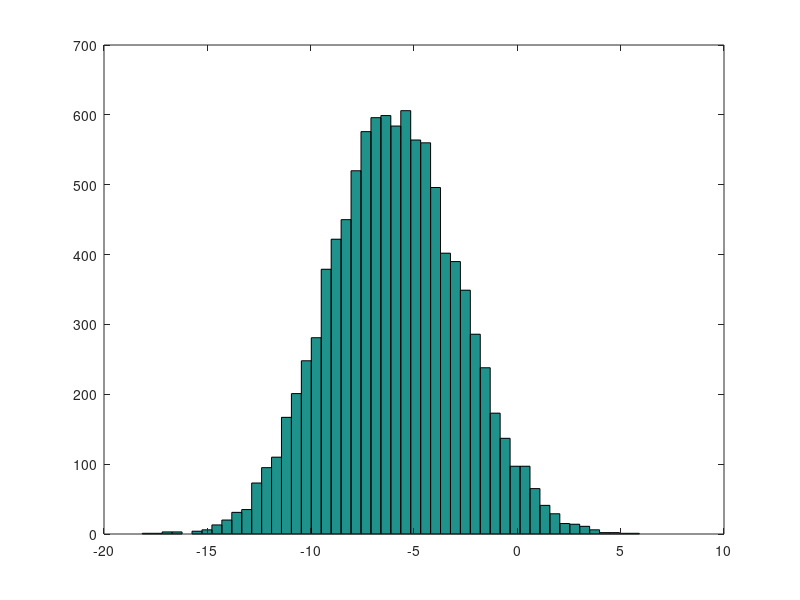

Reproduce this figure in MATLAB. (Note: this script raises an error after producing the figure.)
%Octave Tutorial : Week 2

%First video
PS1('>>  ');
1 == 2
1 && 0
1 ~= 2
1 || 0
a = 3
a =3;
b = 'hi';
a=pi;
a
disp(a)
disp(sprintf('2 decimals: %0.2f', a))
disp(sprintf('6 decimals: %0.6f', a))
format long
a
format short
a
A = [1 2; 3 4; 5 6]
v =[1 2 3]
v =[1; 2; 3]
v = 1:0.1:2
v = 1:6
ones(2,3)
2*ones(2,3)
w = zeros(1,3)
w = randn(3,3)
w = -6 + sqrt(10)*(randn(1,10000));
hist(w)
hist(w,50)
eye(4,4) %identity matrix
help eye

%Second video
A
size(A) %the answer is a matrix
size(size(A))
v  = [1:4]
length(v) %size of the longest dimension
length(A) %less intuitive in matrices
pwd
cd 'C:\Users\Benjamín\Desktop'
ls
cd 'C:\Users\Benjamín\Documents\MATLAB'
load featuresX.dat
load('featuresX.dat')
who %variables in the current scope
featuresX
size(featuresX)
whos %detailed view of who
clear featuresx
v = priceY(1:10)
cd 'C:\Users\Benjamín\Documents\GitHub\15_11_Machine_learning'
save hello.mat v;
clear
load hello.mat
ls
save hello.txt v -ascii %save as text
A = [1 2; 3 4; 5 6];
A(3,2)
A(:,2)
A(2,:)
A([1 3], :)
A(:,2) = [10; 11; 12] %assign new values
A = [A [100; 101; 102]] %append columns
A(:) % all elements of A into a single vector
A = [1 2; 3 4; 5 6];
B = [11 12; 13 14; 15 16];
C = [A B] % same as C = [A, B] % append by columns
C = [A; B] % append by rows

%Third video
A = [1 2; 3 4; 5 6];
B = [11 12; 13 14; 15 16];
C = [1 1; 2 2];
A .* B %element wise 
A .^ 2
v = [1; 2; 3]
1 ./ v
1 ./ A
log(v)
exp(v)
abs(v)
-v
v + ones(length(v),1)
v + 1
A'
